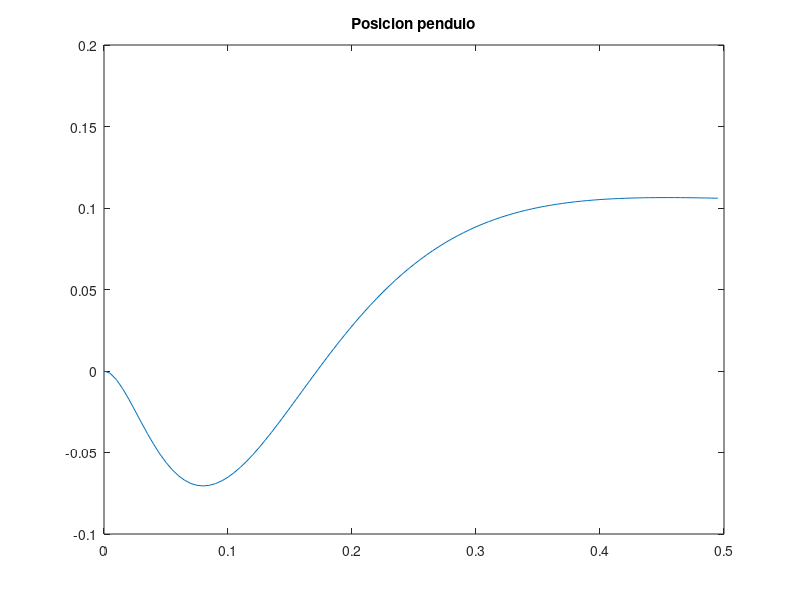
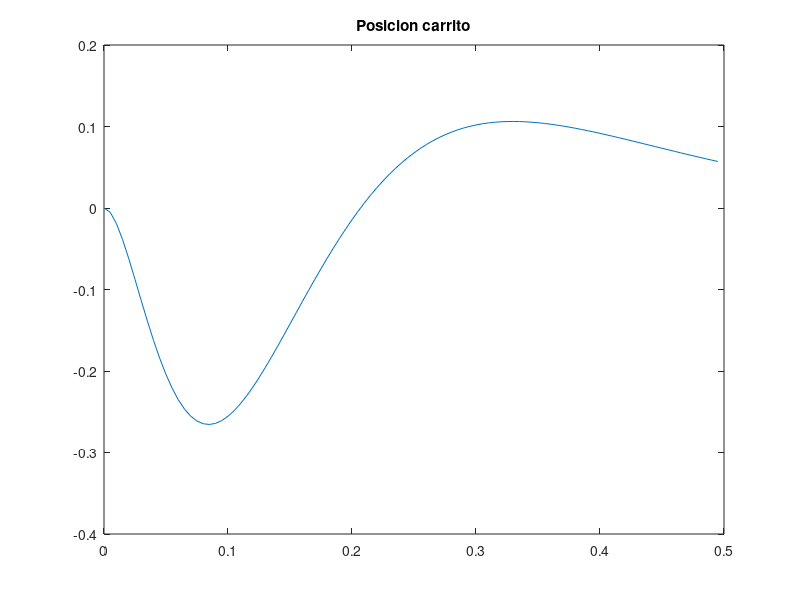
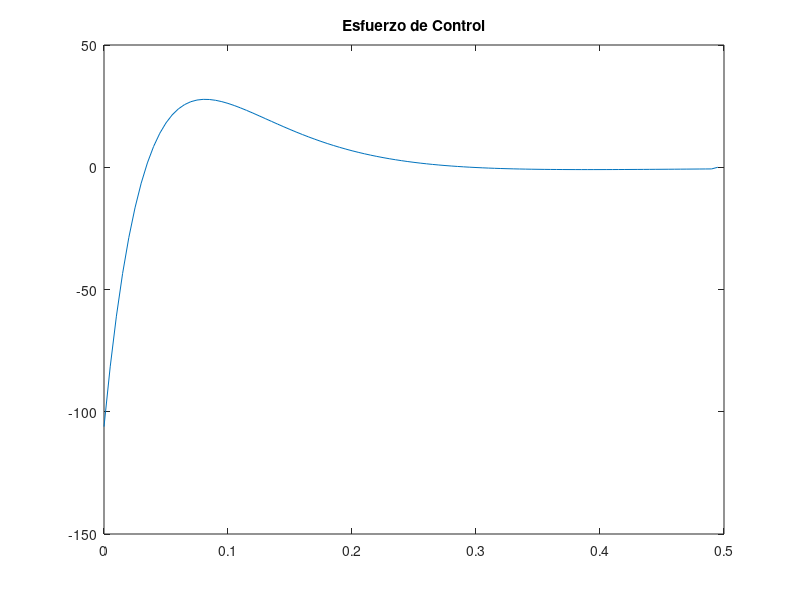
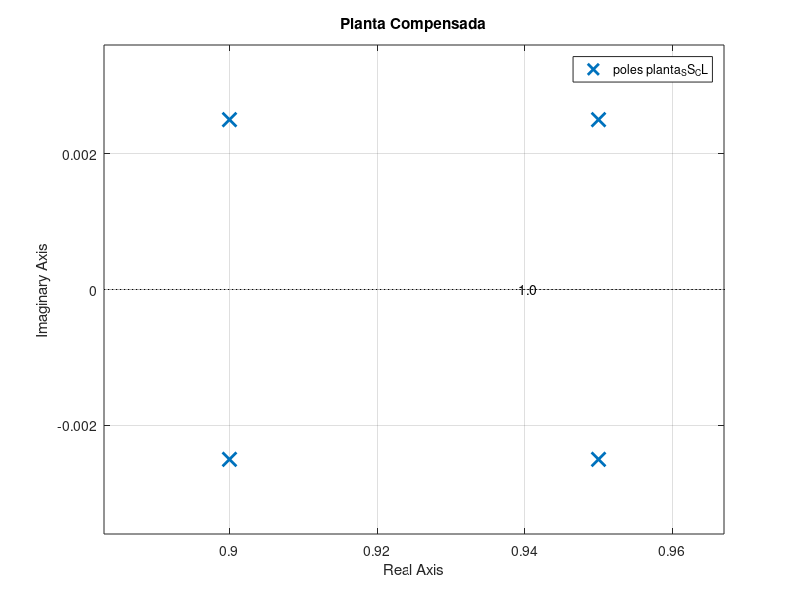

The MATLAB source for these figures, in order:
%% TPF pendulo invertido - Control con estimador actual

clear all
close all

% Parametros del sistema
Kt = 0.17776; % cte de torque del motor
Jm = 2.23*10^-4; % Inercia del motor
bm = 0.0011751; % firccion viscosa del motor
b = 0.029; %friccion viscosa del pendulo
Ra = 9.10; % resistencia de armadura del motor
%m = 0.0923; % masa del pendulo
%m = 0.1493; % masa del pendulo + pelota de tenis
m = 0.4923; % masa del pendulo mas la plomada de 400g
M = 0.2275; % masa del carro
g = 9.8; % aceleracion de la gravedad
%l = 0.1825; % longitud hasta el centro de masa del pendulo
l = 0.2425; %longitud del penduo mas la plomada
r = 0.0181; % radio de la polea
I = 0.004212; % inercia del pendulo
n = 1; % relacion de reduccion del motor
La = 6.12*10^-3; % Inductancia de armadura del motor

% matrices que definen el sistema de la planta

%definicion del sistema
q = ((M+m)+Jm*((n^2)/(r^2)))*(I+m*l^2)-(m*l)^2; % variable auxiliar

F = [0 1 0 0;
     0 ((-(I+m*l^2)*(b+((n^2)/(r^2))*(((Kt^2)/(Ra))+bm)))/q) ((m^2)*g*(l^2))/q 0;
     0 0 0 1;
     0 (-m*l*(b+((n^2)/(r^2))*(((Kt^2)/(Ra))+bm)))/q (m*g*l*((M+m)+Jm*(n^2)/(r^2)))/q 0];
 
G = [0 ; ((I+m*l^2)*(Kt*n)/(Ra*r))/q ; 0 ; (m*l*(Kt*n)/(Ra*r))/q];

H = [1 0 0 0; 
    0 0 1 0];
J = [0;0];

%Montamos la planta continua
planta = ss(F,G,H,J);

%Discretizamos la planta
Ts = 0.005;
plantaD = c2d(planta,Ts);
%Discretizamos las matrices de estado --> x(k+1) = Ax(k) + Bu(k)
%                                     --> y(k) = Cx(k) + Du(k)
%Hallamos A,B,C,D
A = plantaD.a;
B = plantaD.b;
C = plantaD.c;
D = plantaD.d;

%% Ubicamos los polos para el sistema

%polos = [0.7+1i*0.25 0.7-1i*0.25 0.7+1i*0.25 0.7-1i*0.25 ];
polos = [0.95+0.0025i  0.95-0.0025i  0.9+0.0025i  0.9-0.0025i];
K = acker(A,B,polos); %Matriz K de ganancias

%% Ubicar los polos para el estimador

polos_ea = [0.4+1i*0.4 0.4-1i*0.4 0.4+1i*0.4 0.4-1i*0.4 ];
Kea = place(A',(C*A)',polos_ea')';
%%
N =100;
t = [0:Ts:(N-1)*Ts];

x = zeros(4,N);
xea = zeros(4,N);
zea = zeros(4,N);
u = zeros(1,N);
ref = 0.1.*ones(1,length(t));%referencia no sobreescribir

Cx=[1 0 0 0];
Kr=dcgain(ss(A-B*K,B,Cx,0,Ts));
Nbar = 1/Kr;

for j=1:N-1
   
    %estimador de prediccion:
    %se calcula el esfuerzo de control con el estado estimado
    u(j) = Nbar*ref(j)- K*xea(:,j);
    
    %se hace evolucionar la planta
    x(:,j+1) = A*x(:,j) + B*u(j);
    
    %se hace evolucionar el estimador actual:
    zea(:,j+1) = A*xea(:,j) + B*u(j);
    xea(:,j+1) = zea(:,j+1) + Kea*(C*x(:,j+1) - C*zea(:,j+1));
end

figure
plot(t,x(1,:))
title('Posicion pendulo');
figure
plot(t,x(3,:))
title('Posicion carrito');
figure
plot(t,u);
title('Esfuerzo de Control');

%Definimos la matriz A con el lazo cerrado
Ac = A-B*K;
%Definimos la planta en el espacio de estados con LC
planta_SS_CL = ss(Ac,B,C,D,Ts);

figure
pzmap(planta_SS_CL)
zgrid
title("Planta Compensada")
